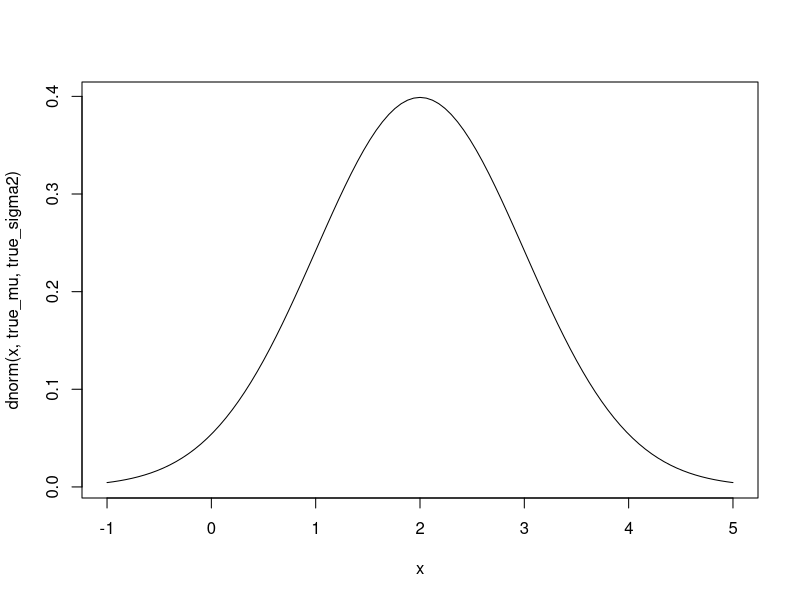

The R script that drew this image:
# variational_approximation_to_univariate_gaussian.R
# Author: Mark Greenaway

# This is the very first model I've ever tried to fit using variational approximations

# Generate samples from true distribution x ~ N(25, 5^2)
true_mu = 2
true_sigma2 = 1^2
N = 100
EPSILON = 1e-20
x = rnorm(N, true_mu, true_sigma2)

mu_0 = 3
K_0 = 1/5
a_0 = 1
b_0 = 1
xbar = mean(x)

# These parameters are fixed
mu_N = (K_0 * mu_0 + N * xbar)/(K_0 + N)
a_N = a_0 + (N+1)/2

E_mu = function(mu_N)
{
  return(mu_N)
}

E_mu2 = function(mu_N, K_N)
{
  return(1/K_N + mu_N^2)
}

# Initialise
K_N = K_0
b_N = b_0
# Iteratively update until convergence
while (TRUE) {
  K_N_last = K_N
  b_N_last = b_N
  
  K_N = (K_0 + N) * a_N/b_N
  b_N = b_0 + K_0*(E_mu2(mu_N, K_N) + mu_0^2 - 2*E_mu(mu_N) * mu_0) + 1/2*(sum(x^2 + E_mu2(mu_N, K_N) - 2*E_mu(mu_N)*x))
  
  if (abs(K_N - K_N_last) < EPSILON)
    break
  
  if (abs(b_N - b_N_last) < EPSILON)
    break
  print(paste("K_N", K_N, "b_N", b_N))
  Sys.sleep(1)
}
# Compare the true distribution with the distribution that we fit
curve(dnorm(x, true_mu, true_sigma2), from=2-3, to=2+3)
